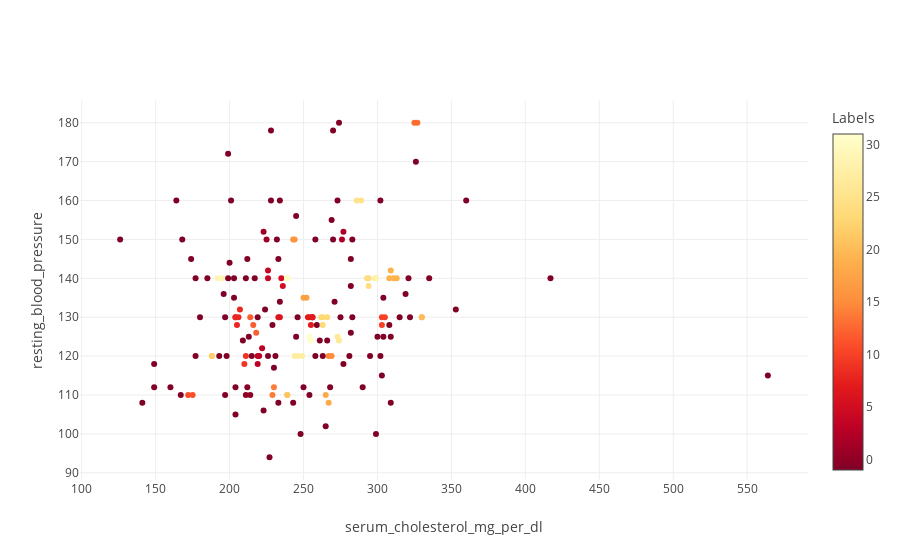

This figure's notebook cell:
### Code cell
x = cluster_arr[:, 0]
y = cluster_arr[:, 1]

# col = ['#F33' if i == 1 else '#33F' for i in y_pred]

trace = [go.Scatter(
    x = x,
    y = y,
    marker = dict(
        # color = col,
        color = y_pred,
        colorscale='YlOrRd',
        colorbar=dict(
            title='Labels'
        ),
    ),
    name = 'data',
    mode = 'markers',
    hoverinfo = 'text',
    text = ['x: %s<br>y: %s' % (x_i, y_i) for x_i, y_i in zip(x, y)]
)]

layout = go.Layout(
    xaxis = dict({'title': xlab}),
    yaxis = dict({'title': ylab})
)

fig = go.Figure(data=trace, layout=layout)
iplot(fig, layout)

### Figure 1 — Plotly figure (JSON) as saved in the notebook; plotly's stock layout.template omitted (floating-point values rounded to 4 significant figures; data arrays with more than 128 entries replaced by an {"elided": "..."} marker saying what was removed)
{"data": [{"hoverinfo": "text", "marker": {"color": {"elided": "180 int values"}, "colorbar": {"title": "Labels"}, "colorscale": "YlOrRd"}, "mode": "markers", "name": "data", "text": {"elided": "180 str values"}, "type": "scatter", "x": {"elided": "180 int values"}, "y": {"elided": "180 int values"}}], "layout": {"xaxis": {"title": "serum_cholesterol_mg_per_dl"}, "yaxis": {"title": "resting_blood_pressure"}}}
